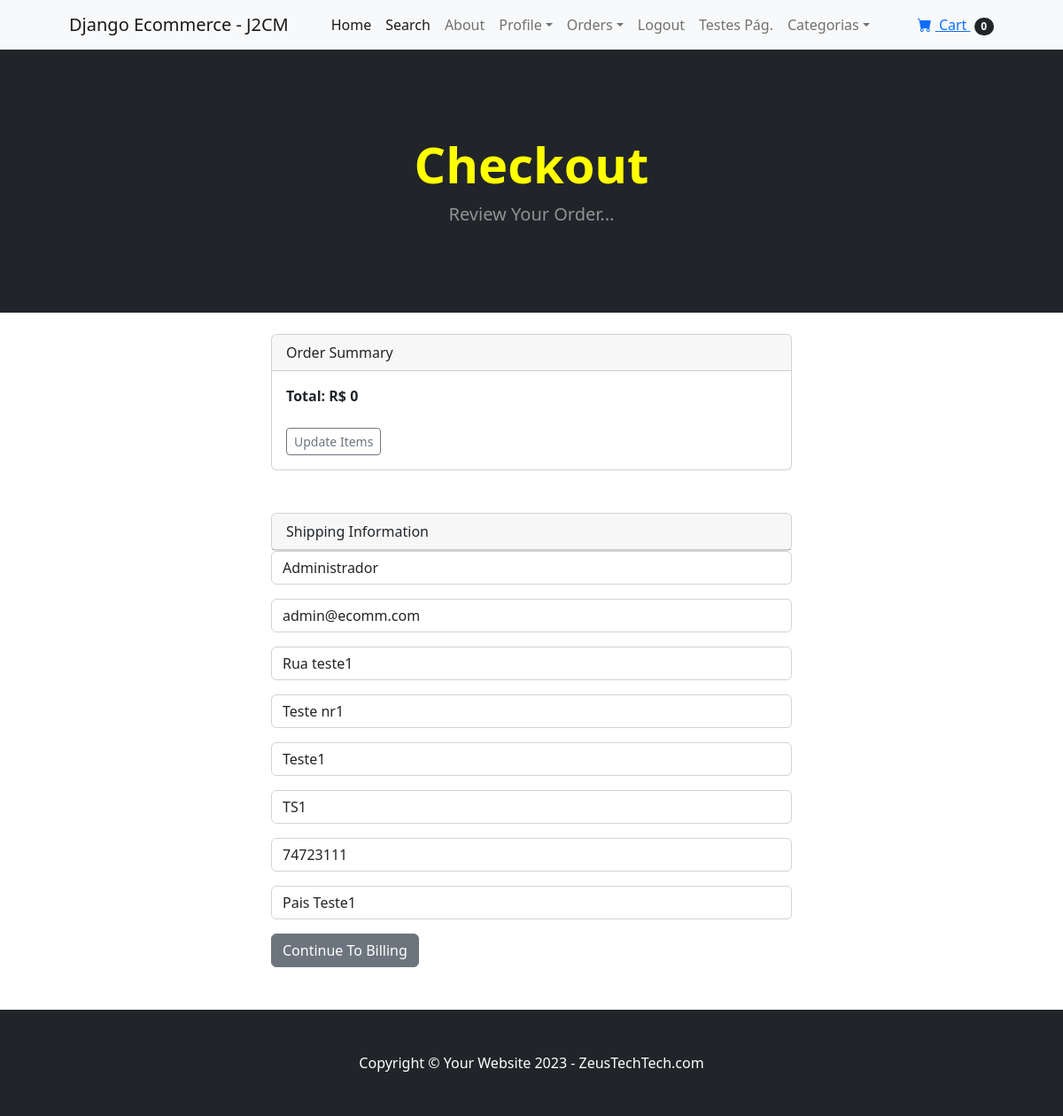
Screenshot of /payment/checkout (signed in) with the database file from the repository.
### payment/models.py (models this page shows, shortened)
class ShippingAddress(models.Model):
    user = models.ForeignKey(User, on_delete=models.CASCADE, null=True, blank=True)
    shipping_full_name = models.CharField(max_length=255)
    shipping_email = models.CharField(max_length=255)
    shipping_address1 =  models.CharField(max_length=255)
    shipping_address2 =  models.CharField(max_length=255, null=True, blank=True)
    shipping_city = models.CharField(max_length=255)
    shipping_state = models.CharField(max_length=255, null=True, blank=True)
    shipping_zipcode = models.CharField(max_length=255, null=True, blank=True)
    shipping_country = models.CharField(max_length=255)
    class Meta:
        verbose_name_plural = "Shipping Address"

### payment/views.py (the view)
# urls.py: path('checkout', views.checkout, name='checkout'),
def checkout(request):
    cart = Cart(request)
    cart_products = cart.get_prods
    quantities = cart.get_quants
    totals = cart.cart_total()
    if request.user.is_authenticated:
        shipping_user = ShippingAddress.objects.get(user__id=request.user.id)
        shipping_form = ShippingForm(request.POST or None, instance=shipping_user)
        return render(request, "payment/checkout.html", {"cart_products":cart_products, "quantities":quantities, "totals":totals, "shipping_form":shipping_form })
    else:
        shipping_form = ShippingForm(request.POST or None)
        return render(request, "payment/checkout.html", {"cart_products":cart_products, "quantities":quantities, "totals":totals, "shipping_form":shipping_form })

### cart/cart.py (called while the page is built, shortened)
    def cart_total(self):
        product_ids = self.cart.keys()
        products = Product.objects.filter(id__in=product_ids)
        quantities = self.cart
        total = 0
        return total

    def __len__(self):
        return len(self.cart)

    def get_prods(self):
        product_ids = self.cart.keys()
        products = Product.objects.filter(id__in=product_ids)
        return products

### cart/context_processors.py (called while the page is built)
def cart(request):
    return {'cart': Cart(request)}

### payment/templates/payment/checkout.html (shortened to what this page needs)
{% extends 'base.html' %}
{% block content %}
<header class="bg-dark py-5">
    <div class="container px-4 px-lg-5 my-5">
        <div class="text-center text-white">
            <h1 class="display-4 fw-bolder">Checkout </h1>
            <p class="lead fw-normal text-white-50 mb-0">Review Your Order...</p>
        </div>
    </div>
</header>
<br>
<div class="conteiner">
    <div class="row">
        <div class="col-md-6 offset-md-3">
            <div class="card">
                <div class="card-header">
                  Order Summary
                </div>
                <div class="card-body">
                    <strong>
                        Total: R$ {{ totals }}
                    </strong>
                    <br/> <br/>
                    <a href="{% url 'cart_summary' %}" class="btn btn-sm btn-outline-secondary">
                        Update Items
                    </a>
                </div>
            </div>
            <br><br>
            <div class="card">
                <div class="card-header">
                    Shipping Information
                </div>
            </div>
            <form method="POST" action="{% url 'billing_info' %}">
                <div class="card-header">
                    {{ shipping_form.as_p }}
                </div>
                <button type="submit" class="btn btn-secondary">
                    Continue To Billing
                </button>
            </form>
            <br><br>
        </div>
    </div>
</div>
{% endblock %}

### rows the page displays
ShippingAddress: shipping_full_name "Administrador", shipping_email "admin@ecomm.com", shipping_address1 "Rua teste1", shipping_address2 "Teste nr1", shipping_city "Teste1", shipping_state "TS1", shipping_zipcode "74723111", shipping_country "Pais Teste1"

### other values shown
{{ cart|length }} "0"
{{ totals }} "0"
